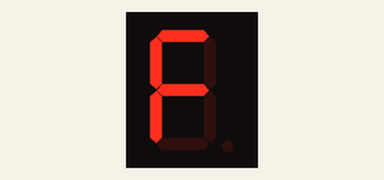
The program below on a simulated Raspberry Pi (header pin numbers). On the bench: 1-digit seven-segment display. The segment pins are drawn as the display they are named for. At 4.2 s the program stops and its outputs stay as they are.

Above: at 0.1 s.
At 1.3 s:
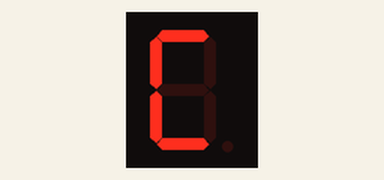
At 1.9 s:
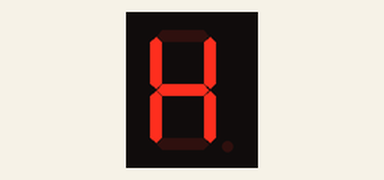
At 2.5 s:
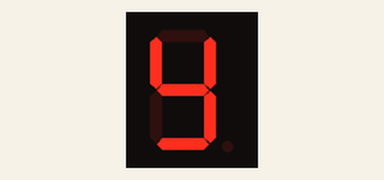
At 3.1 s:
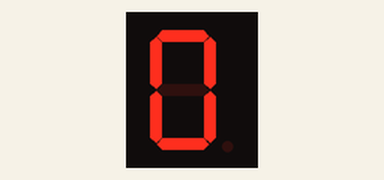
At 3.7 s:
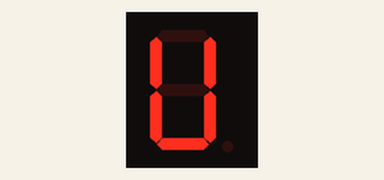

Measured:
- what the display in image 0 shows lasts 0.6 s, from 0.1 s to 0.7 s

The program:

7-seg-display.py
```python
#!/usr/bin/python
import RPi.GPIO as GPIO

import time

LEDS = dict(LED_A = 8, LED_B = 10, LED_DP = 12, LED_C = 11, LED_D = 13, LED_E = 15, LED_F = 5, LED_G = 16)

GPIO.setmode(GPIO.BOARD)

def spell(char):
    for x in LEDS:
        if char == "F":
            if x == "LED_A" or x == "LED_F" or x == "LED_G" or x == "LED_E":
                GPIO.output(LEDS[x], GPIO.HIGH)
            else:
                GPIO.output(LEDS[x], GPIO.LOW)

        if char == "U":
            if x == "LED_D" or x == "LED_F" or x == "LED_C" or x == "LED_E" or x == "LED_B":
                GPIO.output(LEDS[x], GPIO.HIGH)
            else:
                GPIO.output(LEDS[x], GPIO.LOW)

        if char == "C":
            if x == "LED_D" or x == "LED_F" or x == "LED_E" or x == "LED_A":
                GPIO.output(LEDS[x], GPIO.HIGH)
            else:
                GPIO.output(LEDS[x], GPIO.LOW)

        if char == "H":
            if x == "LED_G" or x == "LED_F" or x == "LED_C" or x == "LED_E" or x == "LED_B":
                GPIO.output(LEDS[x], GPIO.HIGH)
            else:
                GPIO.output(LEDS[x], GPIO.LOW)

        if char == "Y":
            if x == "LED_G" or x == "LED_F" or x == "LED_C" or x == "LED_D" or x == "LED_B":
                GPIO.output(LEDS[x], GPIO.HIGH)
            else:
                GPIO.output(LEDS[x], GPIO.LOW)

        if char == "O":
            if x == "LED_A" or x == "LED_F" or x == "LED_C" or x == "LED_E" or x == "LED_B" or x == "LED_D":
                GPIO.output(LEDS[x], GPIO.HIGH)
            else:
                GPIO.output(LEDS[x], GPIO.LOW)

for x in LEDS:
    GPIO.setup(LEDS[x], GPIO.OUT)

for x in LEDS:
    GPIO.output(LEDS[x], GPIO.LOW)

phrase = "FUCHYOU"
for x in phrase:
    spell(x)
    time.sleep(0.6)


# i = 1
# while i < 6:
#
#     for x in LEDS:
#         GPIO.output(LEDS[x], GPIO.HIGH)
#         time.sleep(0.1)
#         GPIO.output(LEDS[x], GPIO.LOW)
#
#     i += 1
#
for x in LEDS:
    GPIO.output(LEDS[x], GPIO.LOW)
```
